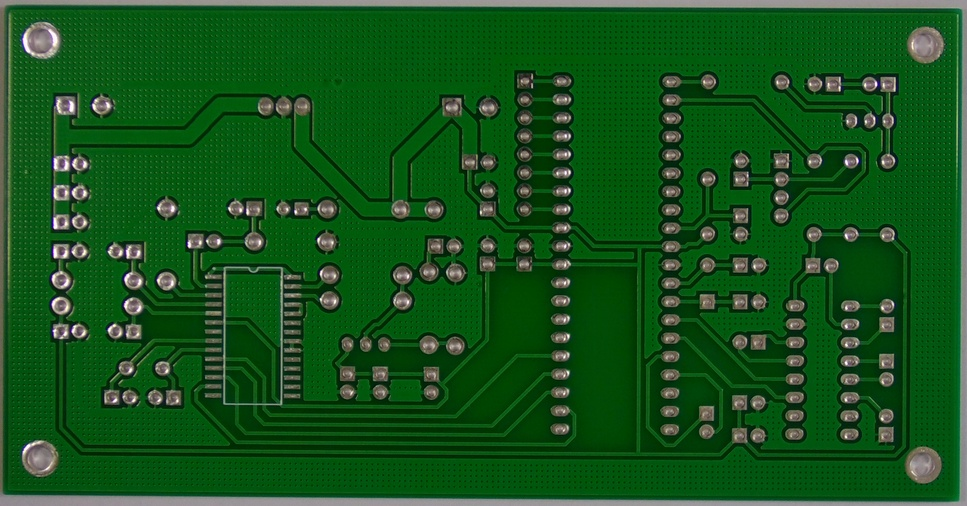
#> input picture milestone-1/PCB_DATASET/PCB_USED/01.JPG, 967 x 506 px, shrunk from 3034 x 1586 before the run, found by its file name
$ python pcb_defect_module1.py
#> lines starting #> are read from the running program, lines starting #| are printed output that depends on the picture
import cv2
import numpy as np
import os
import matplotlib.pyplot as plt

# ====================================================================
# --- ⚠️ Configuration: UPDATE THESE PATHS ⚠️ ---
# Set the path to the perfect image and the defective image pair.
# These paths are based on the structure you provided:
# Template: ./PCB_USED/01.JPG
# Test: ./Missing_hole/01_missing_hole_01.JPG
# ====================================================================

TEMPLATE_PATH = r"C:\Users\vinay\PycharmProjects\internship_infosys\PCB_DATASET\PCB_USED\01.JPG"
TEST_PATH = r"C:\Users\vinay\PycharmProjects\internship_infosys\PCB_DATASET\images\Missing_hole\01_missing_hole_01.jpg"
OUTPUT_DIR = "./module1_results"  # Directory to save the outputs


def process_pcb_for_defects(temp_path, test_path, save_dir):
    """
    Executes Module 1 tasks: Image preprocessing, subtraction, Otsu's thresholding,
    and morphological filtering to generate defect difference maps and masks.
    """
#> called with save_dir = './module1_results'

    # 1. Load Images and Preprocessing (Task: Cleaned and aligned dataset)
    # Load in color, as we will draw contours on the color image later.
    template = cv2.imread(temp_path, cv2.IMREAD_COLOR)
#> template is the input picture: shape (506, 967, 3); mean B, G, R 27.5, 83.6, 21.2
    test = cv2.imread(test_path, cv2.IMREAD_COLOR)
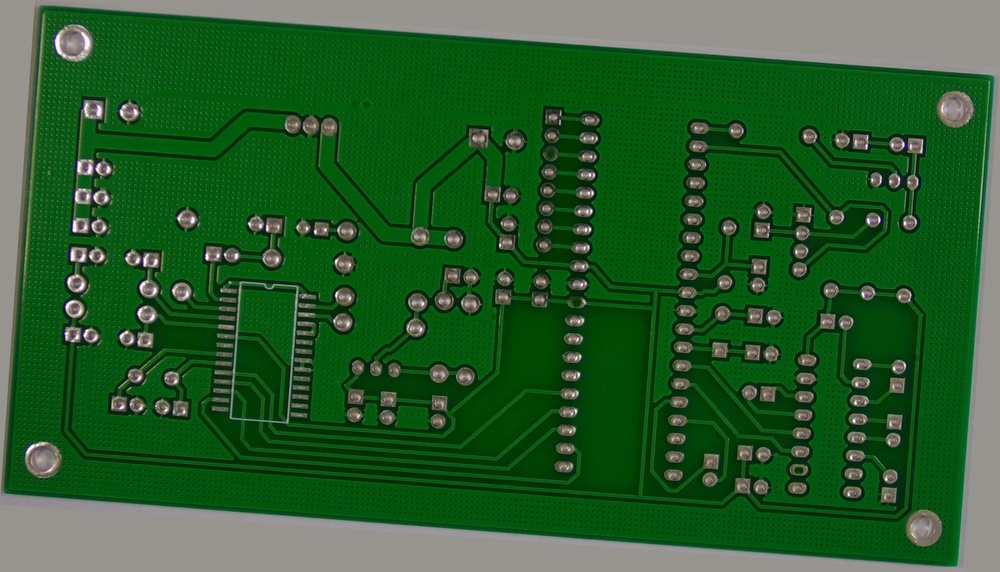
#> input picture milestone-1/PCB_DATASET/rotation/Missing_hole_rotation/01_missing_hole_01.jpg, 1000 x 572 px, shrunk from 3137 x 1793 before the run, found by its file name
#> test is the input picture: shape (572, 1000, 3); mean B, G, R 44.2, 92.9, 40.3

    if template is None or test is None:
        print("\n❌ ERROR: Could not load template or test image.")
        print("Please check if the file paths are correct:")
        print(f"Template Path: {temp_path}")
        print(f"Test Path: {test_path}")
        return

    # Convert to Grayscale for reliable subtraction
    gray_template = cv2.cvtColor(template, cv2.COLOR_BGR2GRAY)
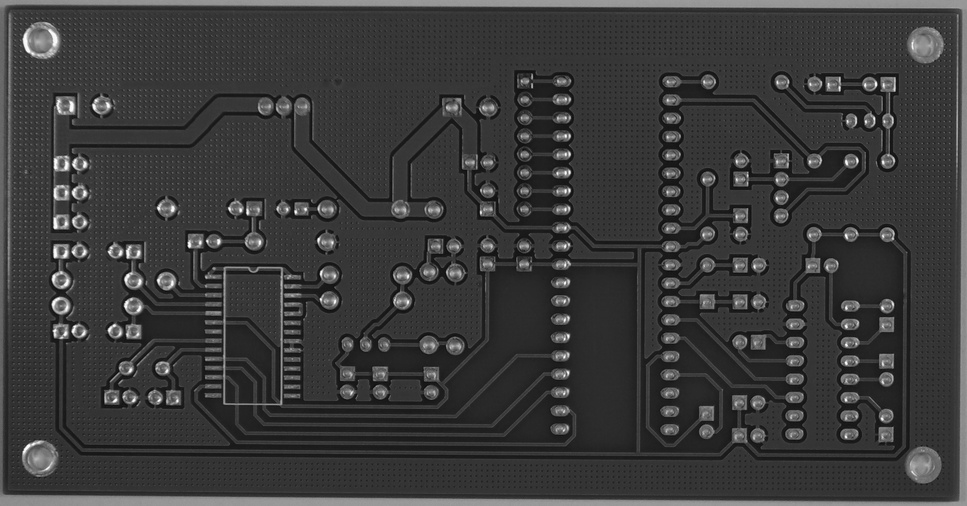
#> gray_template: shape (506, 967); min 10, max 254, mean 58.5
    gray_test = cv2.cvtColor(test, cv2.COLOR_BGR2GRAY)
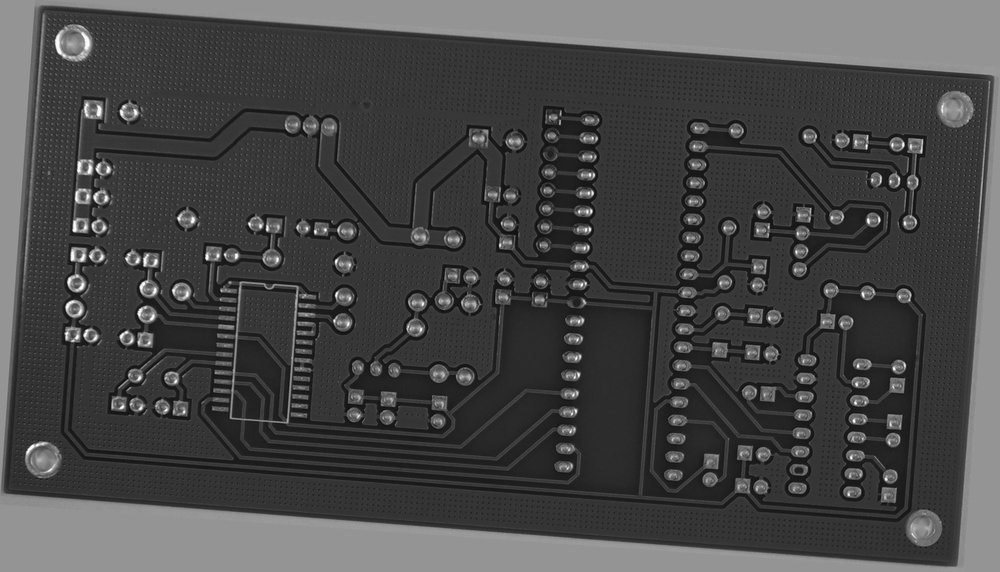
#> gray_test: shape (572, 1000); min 11, max 254, mean 71.5

    print("✅ Images loaded and converted to grayscale.")

    # 2. Image Subtraction (Task: Defect difference maps)
    # Calculates the absolute difference to find areas where pixel intensity differs.
#> (the run stopped early here; a loop or call above may not have finished)
